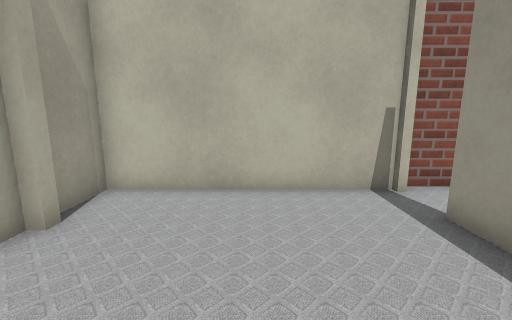
view 1 (above)

16 first-person views from a walk through a world built for the Gazebo simulator. The camera is 1 m above the floor, tilts 10° down and sees 90° across. Floor lines are 1 m apart. The floor is counted in squares, 0.5 m on a side. Each view is taken from the middle of a square. On the plan, view 1 faces up. The plan holds only what a view shows up to about 16 squares ahead; the rest is blank. The place goes on beyond the plan. The robots in the file are not drawn. Gazebo's built-in surfaces are drawn with simple patterns. Simple shapes stand in for some stock models. Some surface patterns are stand-ins.

view 2
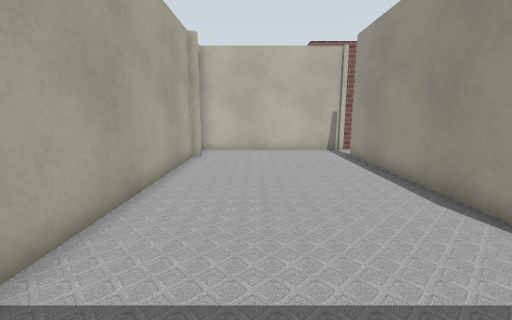

view 3
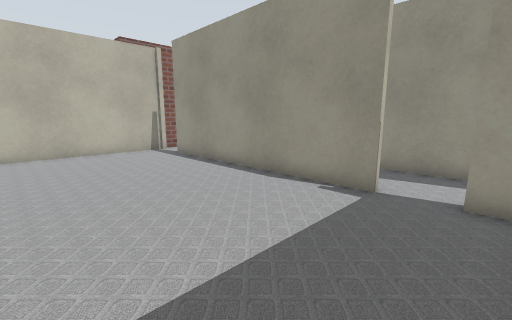

view 4
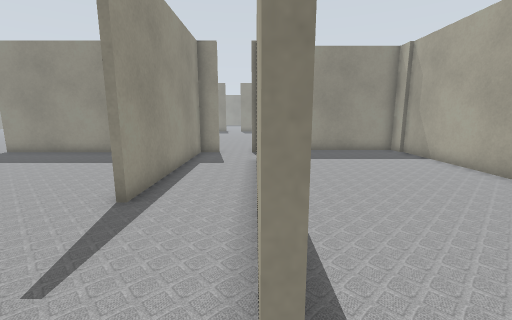

view 5
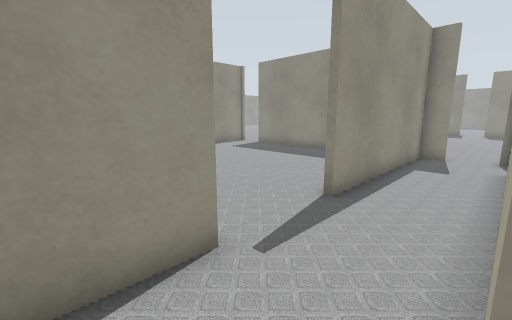

view 6
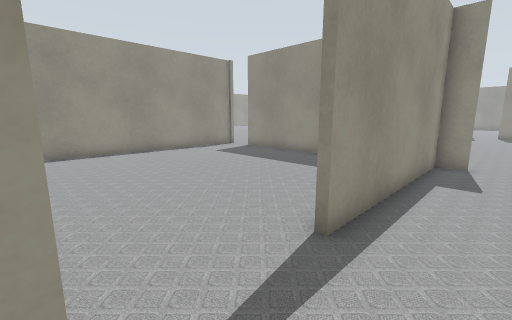

view 7
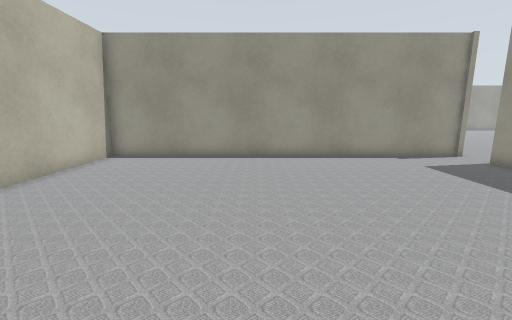

view 8
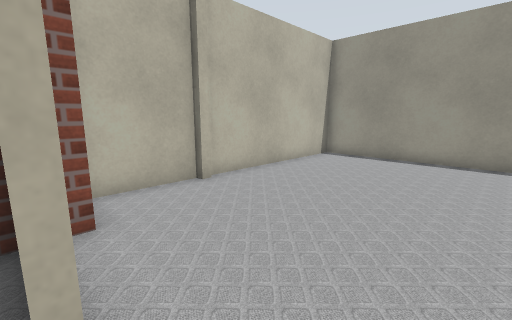

view 9
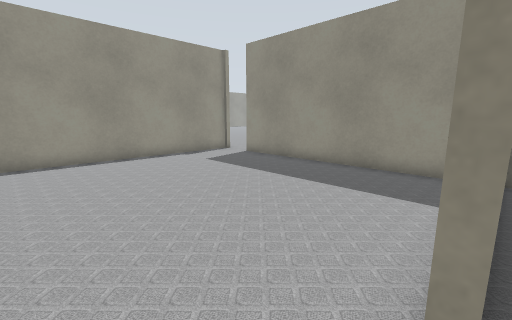

view 10
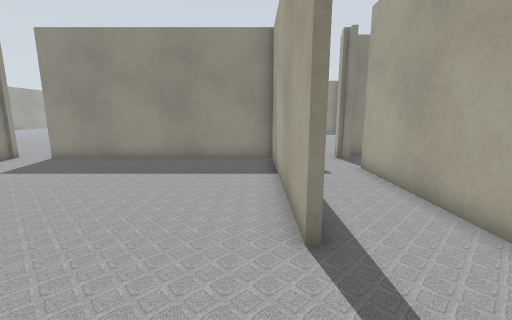

view 11
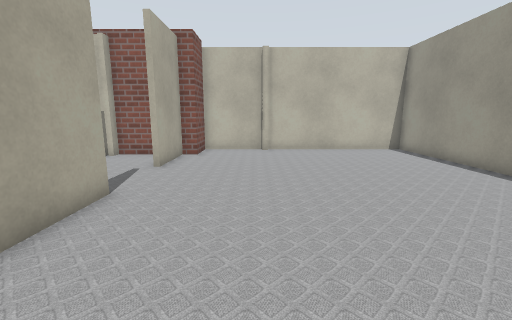

view 12
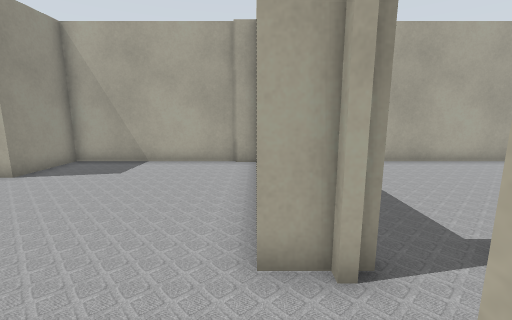

view 13
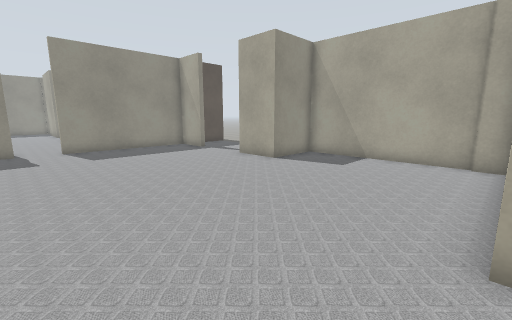

view 14
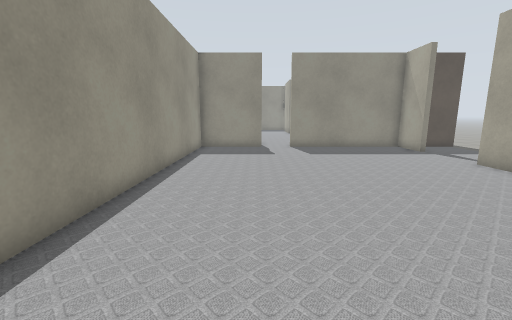

view 15
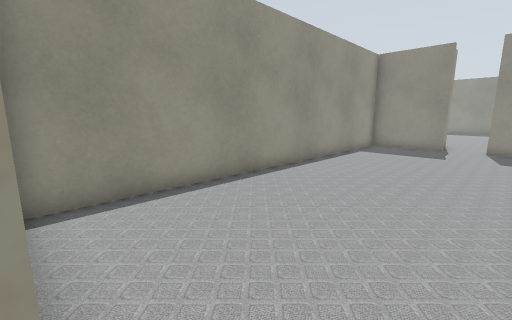

view 16
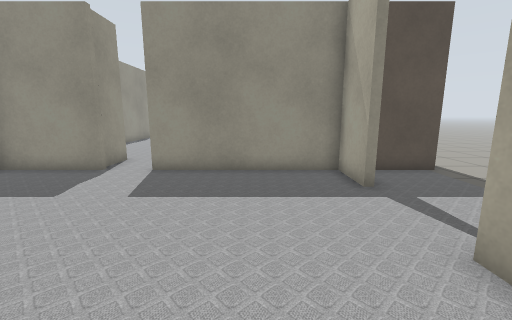

### Floor plan
Points are (right, up) in squares from view 1. A wall is a line through its corners. A room is listed if a view was taken in it or the views show most of it. See-through windows are left out.
Room 1 (views 1, 2, 3, 4, 5)
walls: (3.7, -5.8) (3.7, 4.9); (-4, 4.2) (-4, -7.9); (-3.7, 4.6) (-3.7, 4.2); (-3.8, -7.8) (-3.8, -9.9); (3.7, -8.2) (3.7, -7.4); (2.6, -8.7) (3.2, -8.7); (-3.9, -8.7) (0.9, -8.7); (4, 6.7) (-4, 6.7) (-4, 5)
ways out: opening at (4, -6.5) to room 2; opening at (4, 5.5) to room 5
Room 2 (views 6, 7, 8, 9)
walls: (7.2, 3.8) (7, 3.8); (4, 4.9) (4, -5.8); (7, -7.9) (7, 0.4)
ways out: opening at (4, -6.5) to room 1; opening at (7, 2) to room 3; opening at (5.5, -8) to room 4; opening at (5.5, 4) to room 5
Room 3 (views 10, 11)
walls: (7.2, 0.4) (7.2, -7.9); (11.8, 8.7) (11.5, 8.7); (7.2, 7) (7.2, 3.8); (11.5, 9) (8, 9); (19.5, -7.9) (19.5, 9) (11.6, 9); (5.9, -7.8) (17.6, -7.8)
ways out: opening at (7, 2) to room 2; opening at (18, -8)
Room 4 (views 12, 13, 14, 15, 16)
walls: (-1, -22.9) (-1, -25.2) (5.9, -25.2); (7.6, -25.2) (11.5, -25.2) (11.5, -8.1); (4, -7.4) (4, -9); (-4, -9.9) (-4, -16.8) (-1, -16.8) (-1, -19.4); (7.8, -27.5) (7.8, -25.8)
low walls: (4, -9) (-1.6, -9)
ways out: opening at (5.5, -8) to room 2; opening at (-1, -21)
Room 5 (no view inside)
walls: (7, 3.8) (7, 6.2)
ways out: opening at (4, 5.5) to room 1; opening at (5.5, 4) to room 2

Positions as (right, up) in squares from view 1, and headings:
1: (0, 0), facing up
2: (-1, -8), facing up
3: (-3, -8), facing up-right
4: (4, 6), facing down
5: (4, 6), facing down-right
6: (5, 4), facing down-right
7: (7, 2), facing right
8: (7, 2), facing up-right
9: (7, 2), facing down-right
10: (8, 4), facing down
11: (11, -6), facing up
12: (7, -9), facing left
13: (8, -9), facing down-left
14: (8, -9), facing down
15: (5, -8), facing down-right
16: (2, -16), facing down
